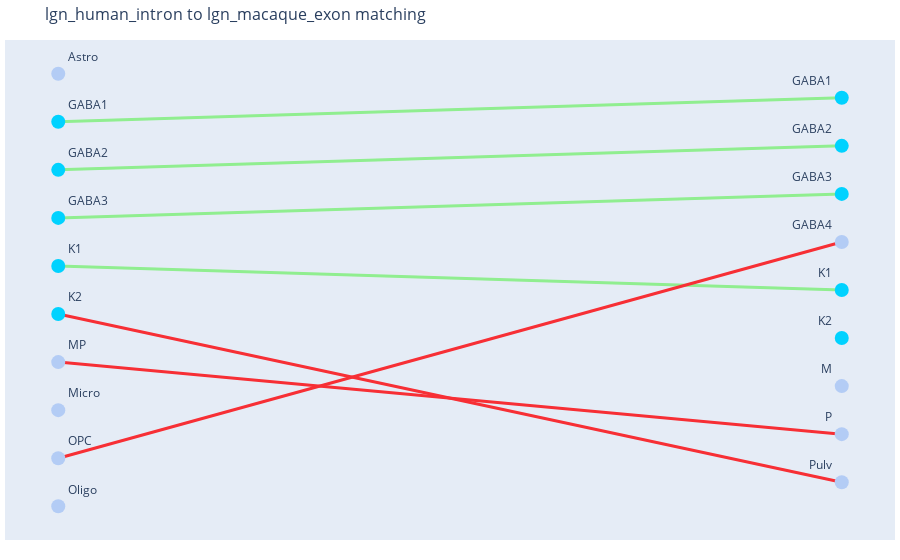
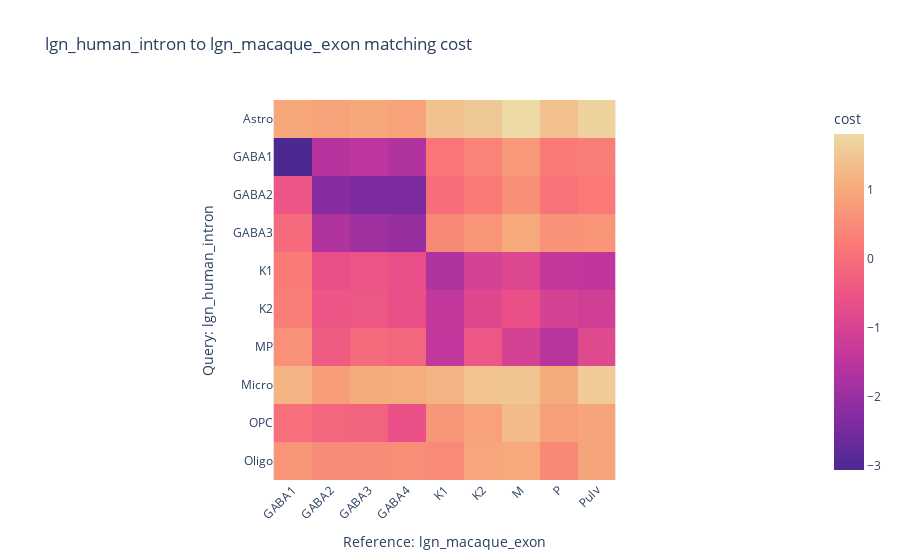

These figures' notebook cell, in order:
### Code cell
rcm = RefCM(solver='lp', discovery_threshold=10)
m = rcm.match([lgn_ds[3][1]], lgn_ds[0][1])
m.display_matching_graph()
m.display_matching_costs()

### Figure 1 — Plotly figure (JSON) as saved in the notebook; plotly's stock layout.template omitted (floating-point values rounded to 4 significant figures)
{"data": [{"hoverinfo": "none", "line": {"color": "#90EE90", "width": 3}, "mode": "lines", "name": "correct matching", "type": "scatter", "x": [0, 5, null, 0, 5, null, 0, 5, null, 0, 5, null], "y": [4, 4.5, null, 3, 3.5, null, 2, 2.5, null, 1, 0.5, null]}, {"hoverinfo": "none", "line": {"color": "#F72F35", "width": 3}, "mode": "lines", "name": "incorrect matching", "type": "scatter", "x": [0, 5, null, 0, 5, null, 0, 5, null], "y": [0, -3.5, null, -1, -2.5, null, -3, 1.5, null]}, {"hoverinfo": "text", "marker": {"color": ["#B3CCF5", "#00d2ff", "#00d2ff", "#00d2ff", "#00d2ff", "#00d2ff", "#B3CCF5", "#B3CCF5", "#B3CCF5", "#B3CCF5"], "size": 14}, "mode": "markers+text", "text": ["Astro", "GABA1", "GABA2", "GABA3", "K1", "K2", "MP", "Micro", "OPC", "Oligo"], "textposition": "top right", "type": "scatter", "x": [0, 0, 0, 0, 0, 0, 0, 0, 0, 0], "y": [5, 4, 3, 2, 1, 0, -1, -2, -3, -4]}, {"hoverinfo": "text", "marker": {"color": ["#00d2ff", "#00d2ff", "#00d2ff", "#B3CCF5", "#00d2ff", "#00d2ff", "#B3CCF5", "#B3CCF5", "#B3CCF5"], "size": 14}, "mode": "markers+text", "text": ["GABA1", "GABA2", "GABA3", "GABA4", "K1", "K2", "M", "P", "Pulv"], "textposition": "top left", "type": "scatter", "x": [5, 5, 5, 5, 5, 5, 5, 5, 5], "y": [4.5, 3.5, 2.5, 1.5, 0.5, -0.5, -1.5, -2.5, -3.5]}], "layout": {"hovermode": "closest", "margin": {"b": 20, "l": 5, "r": 5, "t": 40}, "showlegend": false, "title": {"font": {"size": 16}, "text": "lgn_human_intron to lgn_macaque_exon matching"}, "xaxis": {"showgrid": false, "showticklabels": false, "zeroline": false}, "yaxis": {"showgrid": false, "showticklabels": false, "zeroline": false}}}

### Figure 2 — Plotly figure (JSON) as saved in the notebook; plotly's stock layout.template omitted (floating-point values rounded to 4 significant figures)
{"data": [{"coloraxis": "coloraxis", "hovertemplate": "Reference: lgn_macaque_exon: %{x}<br>Query: lgn_human_intron: %{y}<br>cost: %{z}<extra></extra>", "name": "0", "type": "heatmap", "x": ["GABA1", "GABA2", "GABA3", "GABA4", "K1", "K2", "M", "P", "Pulv"], "xaxis": "x", "y": ["Astro", "GABA1", "GABA2", "GABA3", "K1", "K2", "MP", "Micro", "OPC", "Oligo"], "yaxis": "y", "z": [[0.9781, 0.9012, 0.9804, 0.8834, 1.426, 1.527, 1.812, 1.392, 1.696], [-3.058, -1.568, -1.459, -1.66, 0.1246, 0.3842, 0.736, 0.2336, 0.2918], [-0.5029, -2.232, -2.403, -2.396, -0.005743, 0.2464, 0.5342, 0.08844, 0.1802], [-0.08638, -1.654, -1.922, -2.002, 0.4776, 0.6721, 1.003, 0.6129, 0.648], [0.2163, -0.6154, -0.5276, -0.6504, -1.669, -1.051, -0.8886, -1.358, -1.426], [0.2907, -0.5037, -0.474, -0.6323, -1.373, -0.8353, -0.6143, -1.056, -1.154], [0.6055, -0.3657, -0.088, -0.1688, -1.382, -0.4903, -1.051, -1.552, -0.8325], [1.191, 0.8186, 1.032, 1.06, 1.168, 1.46, 1.474, 1.028, 1.577], [0.01033, -0.1569, -0.228, -0.6193, 0.6995, 0.8845, 1.3, 0.8381, 0.9215], [0.6463, 0.4954, 0.5255, 0.5466, 0.491, 0.952, 1.006, 0.4735, 0.9132]]}], "layout": {"coloraxis": {"colorbar": {"title": {"text": "cost"}}, "colorscale": [[0, "rgb(75, 41, 145)"], [0.1667, "rgb(135, 44, 162)"], [0.3333, "rgb(192, 54, 157)"], [0.5, "rgb(234, 79, 136)"], [0.6667, "rgb(250, 120, 118)"], [0.8333, "rgb(246, 169, 122)"], [1, "rgb(237, 217, 163)"]]}, "title": {"text": "lgn_human_intron to lgn_macaque_exon matching cost"}, "xaxis": {"anchor": "y", "constrain": "domain", "domain": [0, 1], "scaleanchor": "y", "tickangle": -45, "title": {"text": "Reference: lgn_macaque_exon"}}, "yaxis": {"anchor": "x", "autorange": "reversed", "constrain": "domain", "domain": [0, 1], "title": {"text": "Query: lgn_human_intron"}}}}
